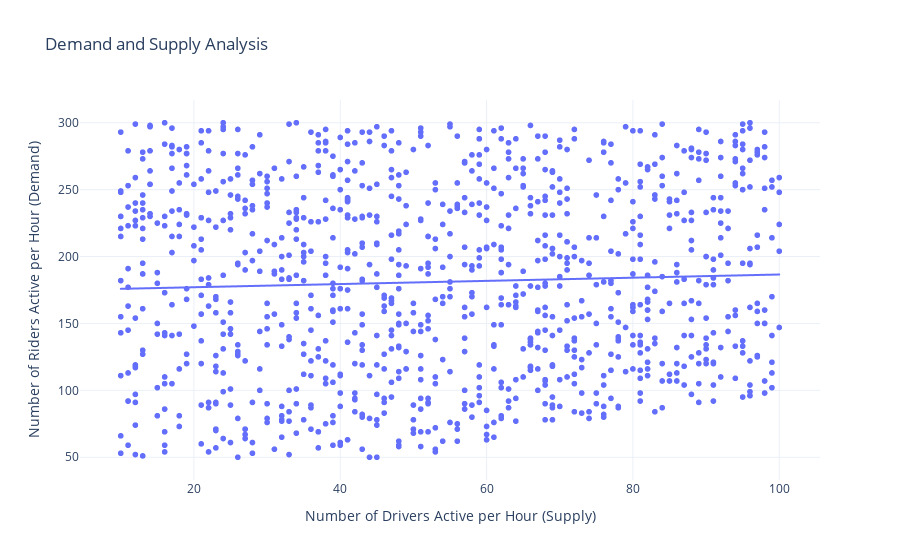

The cell this chart's notebook holds for it:
### Code cell
demand = data["Riders Active Per Hour"]
supply = data["Drivers Active Per Hour"]

figure = px.scatter(data, x = "Drivers Active Per Hour",
                    y = "Riders Active Per Hour", trendline="ols", 
                    title="Demand and Supply Analysis") #ols-ordinary least squares type of linear least squares method 
figure.update_layout(
    xaxis_title="Number of Drivers Active per Hour (Supply)",
    yaxis_title="Number of Riders Active per Hour (Demand)",
)
figure.show()

### Figure 1 — Plotly figure (JSON) as saved in the notebook; plotly's stock layout.template omitted (floating-point values rounded to 4 significant figures; data arrays with more than 128 entries replaced by an {"elided": "..."} marker saying what was removed)
{"data": [{"hovertemplate": "Drivers Active Per Hour=%{x}<br>Riders Active Per Hour=%{y}<extra></extra>", "legendgroup": "", "marker": {"color": "#636efa", "symbol": "circle"}, "mode": "markers", "name": "", "showlegend": false, "type": "scattergl", "x": {"elided": "1045 int values"}, "xaxis": "x", "y": {"elided": "1045 int values"}, "yaxis": "y"}, {"hovertemplate": "<b>OLS trendline</b><br>Riders Active Per Hour = 0.118923 * Drivers Active Per Hour + 174.682<br>R<sup>2</sup>=0.001911<br><br>Drivers Active Per Hour=%{x}<br>Riders Active Per Hour=%{y} <b>(trend)</b><extra></extra>", "legendgroup": "", "marker": {"color": "#636efa", "symbol": "circle"}, "mode": "lines", "name": "", "showlegend": false, "type": "scattergl", "x": {"elided": "1045 int values"}, "xaxis": "x", "y": {"elided": "1045 float values"}, "yaxis": "y"}], "layout": {"legend": {"tracegroupgap": 0}, "title": {"text": "Demand and Supply Analysis"}, "xaxis": {"anchor": "y", "domain": [0, 1], "title": {"text": "Number of Drivers Active per Hour (Supply)"}}, "yaxis": {"anchor": "x", "domain": [0, 1], "title": {"text": "Number of Riders Active per Hour (Demand)"}}}}
